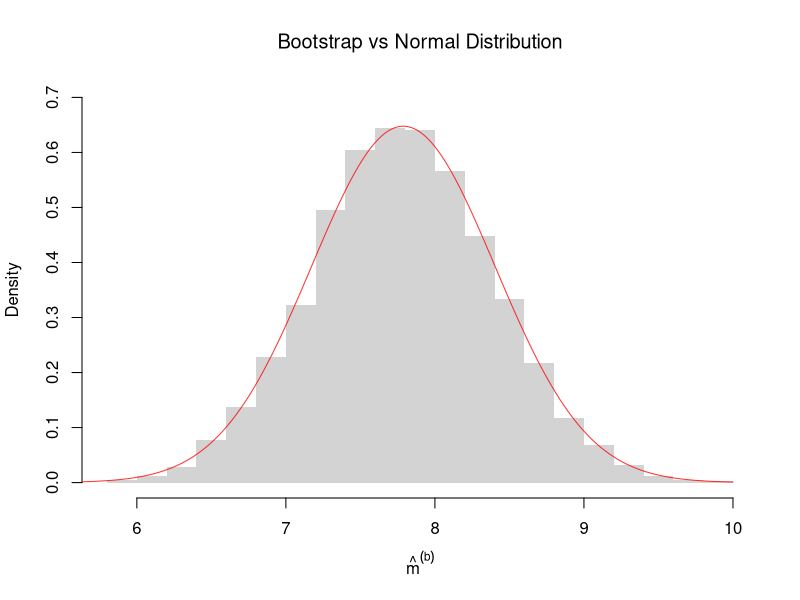

Write the R code that produced this figure.
## ---- chunk 1
# Computerized Way to Compute Mean
x <- c(1, 2, 3, 4, 5)
x_probs <- c(1/5, 1/5, 1/5, 1/5, 1/5)
population_mean <- sum(x*x_probs)
population_mean

# Computerized Way to Compute SD
population_var <- sum((x-population_mean)^2*x_probs)
population_var
population_sd <- sqrt(population_var)
population_sd

# Verified by simulation
x_sim_hat <- sample(x, prob=x_probs,
          size=10000, replace=TRUE)
mean(x_sim_hat)
sd(x_sim_hat)
## ---- chunk 2
# A simulation of many coin flips
x <- c(0, 1)
x_probs <- c(1/4, 3/4)
x_sim <- sample(x, prob=x_probs, size=1000, replace=TRUE)

round( mean(x_sim), 4)

round( var(x_sim), 4)
## ---- chunk 3
x <- c(1, 2, 3, 4)
x_probs <- c(1/8, 2/8, 1/8, 4/8)
population_mean <- sum(x * x_probs)
population_mean

population_var <- sum((x - population_mean)^2 * x_probs)
population_var

# Verify by simulation
x_sim <- sample(x, prob=x_probs, size=10000, replace=TRUE)
round(mean(x_sim), 2)
round(var(x_sim), 2)
## ---- chunk 4
x  <- c(1, 2, 3)
x_probs <- c(0.2, 0.5, 0.3)
g  <- function(x) x^2 + 1
sum(g(x) * x_probs) 
## ---- chunk 5
g  <- function(x) x^2 + 1

# A theoretical example
x <- c(1, 2, 3, 4)
x_probs <- c(1/4, 1/4, 1/4, 1/4)
sum(g(x) * x_probs) 

# A simulation example
x_sim <- sample(x, prob=x_probs, size=1000, replace=TRUE)
mean(g(x_sim))
## ---- chunk 6
x_sim <- rexp(5e5, rate = 1)           # X ~ Exp(1)
mean(sqrt(x_sim))                      # LOTUS Simulation
sqrt(pi) / 2                       # Exact via LOTUS integral
## ---- chunk 7
# Exponential Random Variable
x_sim <- rexp(5000, 2)
m_hat <- mean(x_sim)
round(m_hat, 2)

# Normal Random Variable
x_sim <- rnorm(5000, 1, 2)
round(mean(x_sim), 2)
round(var(x_sim), 2)
## ---- chunk 8
x_hat <- USArrests[, 'Murder'] # lab data: murder arrests per 100,000
round( mean(x_hat), 4)
round( var(x_hat), 4)
## ---- chunk 9
# Simulate the coin flips
x_sim <- sample(c(0, 1), 100, prob=c(0.24, 0.76), replace=TRUE)

# Compute a sample estimate using probability weights
P  <- table(x_sim) #table of counts
p <- c(P)/length(x_sim) #frequencies (must sum to 1)
x <- as.numeric(names(p)) #unique values
cbind(x, p)

# Sample Mean Estimate
m_hat <- sum(x*p)
m_hat

mean(x_sim)
## ---- chunk 10
x <- c(0, 1, 2)
x_probs <- c(1/3, 1/3, 1/3)
x_sim  <-  sample(x, prob=x_probs, 1000, replace=TRUE)

# First Way (Computerized)
mean(x_sim)

# Second Way (Explicit Calculations)
# start with a table of counts like the previous example
## ---- chunk 11
x <- c(1, 2, 3)
x_probs <- c(0.2, 0.5, 0.3)

population_mean <- sum(x * x_probs)         # weighted mean
x_diff <- (x - population_mean)^2           # squared deviations
population_var <- sum(x_probs * x_diff) # weighted variance
population_var
## ---- chunk 12
# values and probabilities
f_hat  <- hist(x_sim, plot=FALSE)
wt <- f_hat[['counts']]/length(x_sim)
xt <- f_hat[['mids']]
# Weighted mean
m_hat <- sum(wt*xt)
m_hat

# Compare to 'mean(x_sim)'
## ---- chunk 13
x_sim <- runif(2000, -1, 1)
## ---- chunk 14
x_hat <- USArrests[, 'Murder'] # lab data: murder arrests per 100,000
n <- length(x_hat)
theory_se <- sd(x_hat)/sqrt(n)

# Bootstrap estimates
boot_means <- rep(NA, 9999)
for(b in seq_along(boot_means)){
    x_boot <- sample(x_hat, replace=TRUE) # c.f. jackknife
    m_b_hat <- mean(x_boot)
    boot_means[b] <-m_b_hat
}
boot_se <- sd(boot_means)

# Compare SE's
paste0('Bootstrap SE = ', round(boot_se, 3))
paste0('Class SE = ', round(theory_se, 3))
## ---- chunk 15
# Bootstrap Distribution
hist(boot_means, breaks=25,
    main=NA, border=NA,
    freq=FALSE, ylim=c(0, 0.7),
    xlab=expression(hat(m)^group('(', b, ')')))
title('Bootstrap vs Normal Distribution', font.main=1)

# Theoretical Distribution: Normal Approximation with IID SEs
x <- seq(5, 10, by=0.01)
fx <- dnorm(x, mean(x_hat), theory_se)
lines(x, fx, col=rgb(1, 0, 0, .8), lty=1)
